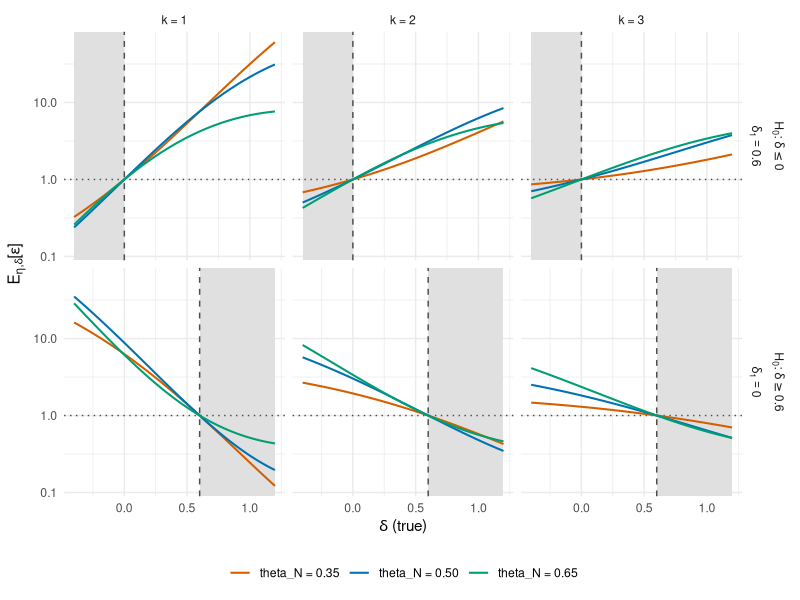
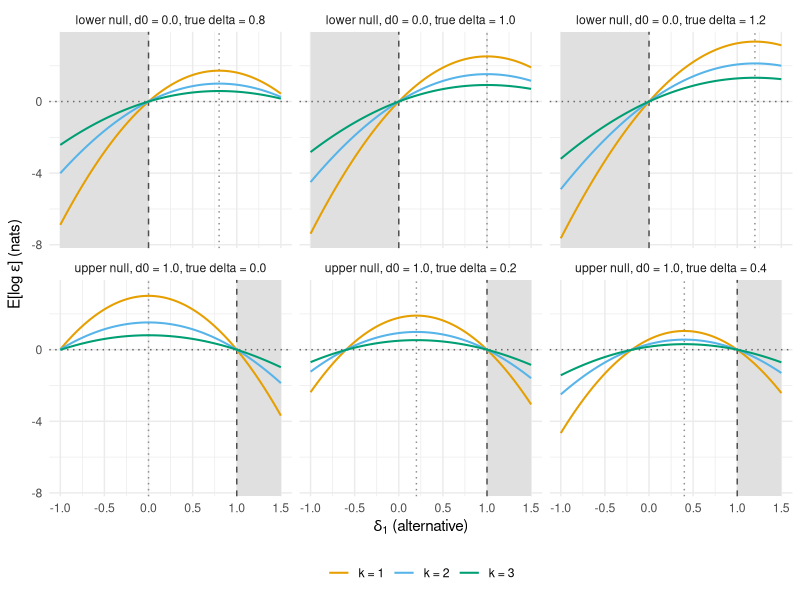
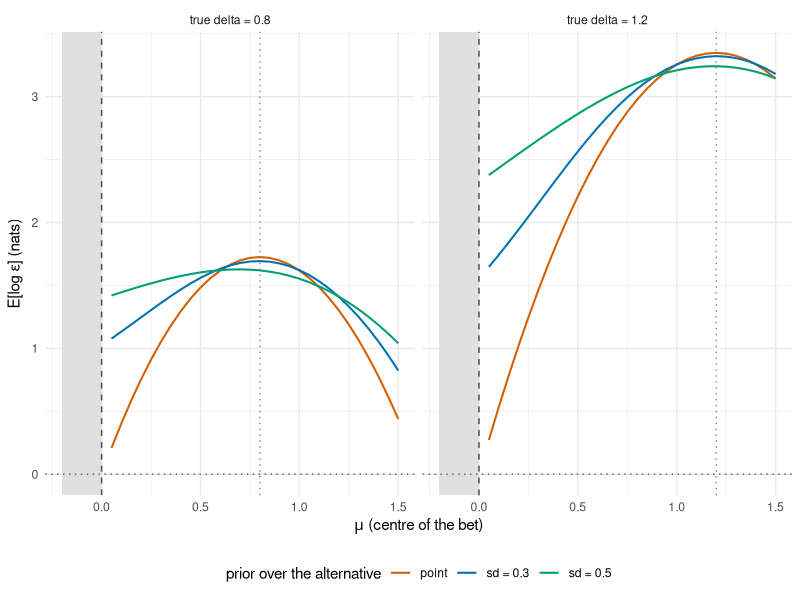

Source code (R) for these figures, in order:

################################################################################
## Simulation subsection: exact evaluation of the conditional hot-hand e-value.
##
##   eps_{d0,d1}(x) = ( Z_{d0}(h,nH) / Z_{d1}(h,nH) ) * exp( (d1 - d0) * hH(x) )
##
##   point null   D = {d0}           any d1 != d0
##   lower null   D = (-Inf, d0]     valid iff d1 > d0   (test FOR the hot hand)
##   upper null   D = [d0, +Inf)     valid iff d1 < d0   (test AGAINST it)
##
## Everything here is EXACT. The count table N(h, nH, hH) is built by the
## recursion of the appendix, so Z_delta, Lambda', the cell probabilities and
## hence E[eps] and E[log eps] are finite sums with no Monte Carlo error. The
## only randomness in the whole script is in Figure 5, where the DATA GENERATING
## law is outside the model and has to be simulated; the e-value itself is still
## read off the exact table there.
##
## Blocks:
##   0. recursion, cell table, exact functionals
##   1. validation: recursion against brute-force enumeration at small n
##   F1 validity and exactness in both directions, and the role of eta
##   F2 e-power against the alternative magnitude d1
##   F3 point bet against mixture bets, swept over the centre of the bet
################################################################################

RUN_VALIDATION <- TRUE

n_main    <- 100
k_values  <- c(1, 2, 3)
theta_main <- 0.50

if (!requireNamespace("ggplot2", quietly = TRUE))
  stop("Install ggplot2 first:  install.packages('ggplot2')")
library(ggplot2)

k_colours <- c("1" = "#E69F00", "2" = "#56B4E9", "3" = "#009E73")
k_labels  <- c("1" = "k = 1", "2" = "k = 2", "3" = "k = 3")
th_colours <- c("0.35" = "#D55E00", "0.5" = "#0072B2", "0.65" = "#009E73")
th_labels  <- c("0.35" = "theta_N = 0.35", "0.5" = "theta_N = 0.50",
                "0.65" = "theta_N = 0.65")

## ============================ 0. PRIMITIVES ===================================
logit_inv <- function(z) 1 / (1 + exp(-z))

## trailing run of hits in the prefix, capped at k: the only thing about the
## prefix that the hotness of any later trial depends on
trail_run <- function(prefix, k) {
  r <- 0L
  for (j in k:1) if (prefix[j] == 1L) r <- r + 1L else break
  r
}

## Recursion of the appendix. N_t(r, h, nH, hH) counts sequences of the first t
## trials with trailing hit run min(r,k) and post-prefix counts (h, nH, hH).
## Before trial t all three counts are at most t-1-k, which is why every slice
## below is restricted to 1:u with u = t-k: that restriction is what keeps the
## cost at O(n^4) element operations rather than O(n^4) with a full array each
## step.
count_table <- function(n, k, prefix) {
  m  <- n - k
  r0 <- trail_run(prefix, k)
  N <- array(0, dim = c(k + 1L, m + 1L, m + 1L, m + 1L))
  N[r0 + 1L, 1L, 1L, 1L] <- 1
  for (t in (k + 1L):n) {
    u <- t - k
    B <- array(0, dim = dim(N))
    for (r in 0:k) {
      src <- N[r + 1L, 1:u, 1:u, 1:u, drop = FALSE]
      if (all(src == 0)) next
      src <- array(src, dim = c(u, u, u))
      rp  <- min(r + 1L, k)
      if (r == k) {                                   # trial t is Hot
        B[k + 1L, 2:(u + 1L), 2:(u + 1L), 2:(u + 1L)] <-
          B[k + 1L, 2:(u + 1L), 2:(u + 1L), 2:(u + 1L)] + src   # hit
        B[1L, 1:u, 2:(u + 1L), 1:u] <-
          B[1L, 1:u, 2:(u + 1L), 1:u] + src                     # miss
      } else {                                        # trial t is Neutral
        B[rp + 1L, 2:(u + 1L), 1:u, 1:u] <-
          B[rp + 1L, 2:(u + 1L), 1:u, 1:u] + src                # hit
        B[1L, 1:u, 1:u, 1:u] <-
          B[1L, 1:u, 1:u, 1:u] + src                            # miss
      }
    }
    N <- B
  }
  apply(N, c(2, 3, 4), sum)          # N[h+1, nH+1, hH+1]
}

## The cell table. One row per non-empty cell (h, nH), holding the log counts of
## each value of hH. Everything downstream is vectorised over these rows, which
## is what makes a grid of a few hundred deltas cheap.
build_cells <- function(n, k, prefix = rep(1L, k)) {
  m <- n - k
  N <- count_table(n, k, prefix)
  mass <- apply(N, c(1, 2), sum)
  sel  <- which(mass > 0, arr.ind = TRUE)
  W <- matrix(0, nrow(sel), m + 1L)
  for (i in seq_len(nrow(sel))) W[i, ] <- N[sel[i, 1], sel[i, 2], ]
  logW <- log(W)                       # -Inf where a value of hH is impossible
  list(n = n, k = k, m = m,
       h = as.numeric(sel[, 1] - 1L), nH = as.numeric(sel[, 2] - 1L),
       v = 0:m, logW = logW, ncell = nrow(sel),
       idx = { M <- matrix(NA_integer_, m + 1L, m + 1L)
       M[sel] <- seq_len(nrow(sel)); M })
}

## log Z_delta and Lambda'(delta) for every cell at once, cached on delta.
lam_env <- new.env(hash = TRUE, parent = emptyenv())
lam <- function(CL, d) {
  key <- sprintf("%d|%d|%.10f", CL$n, CL$k, d)
  if (exists(key, envir = lam_env, inherits = FALSE)) return(get(key, envir = lam_env))
  A  <- sweep(CL$logW, 2, d * CL$v, "+")
  mx <- apply(A, 1, max)
  E  <- exp(A - mx)
  s  <- rowSums(E)
  out <- list(L = mx + log(s), Lp = as.numeric(E %*% CL$v) / s)
  assign(key, out, envir = lam_env)
  out
}
## conditional pmf of hH within each cell under delta: rows sum to one
cond_hH <- function(CL, d) {
  A  <- sweep(CL$logW, 2, d * CL$v, "+")
  mx <- apply(A, 1, max)
  E  <- exp(A - mx)
  E / rowSums(E)
}

## log P_{eta,delta}( X in cell ), for every cell
cell_logmass <- function(CL, eta, delta) {
  eta * CL$h -
    CL$nH * log((1 + exp(eta + delta)) / (1 + exp(eta))) -
    CL$m * log(1 + exp(eta)) +
    lam(CL, delta)$L
}

## E_{eta,delta}[ eps_{d0,d1} ]. Equals 1 at delta = d0 for every eta.
mean_eps <- function(CL, eta, delta, d0, d1) {
  a  <- d1 - d0
  lp <- cell_logmass(CL, eta, delta)
  ce <- lam(CL, d0)$L - lam(CL, d1)$L + lam(CL, delta + a)$L - lam(CL, delta)$L
  sum(exp(lp + ce))
}
## E_{eta,delta}[ log eps_{d0,d1} ], the e-power
epower <- function(CL, eta, delta, d0, d1) {
  a  <- d1 - d0
  lp <- cell_logmass(CL, eta, delta)
  sum(exp(lp) * (lam(CL, d0)$L - lam(CL, d1)$L + a * lam(CL, delta)$Lp))
}
## the same two quantities for a mixture over d1 with weights w on the grid dj
mean_eps_mix <- function(CL, eta, delta, d0, dj, w)
  sum(w * vapply(dj, function(d1) mean_eps(CL, eta, delta, d0, d1), numeric(1)))

epower_mix <- function(CL, eta, delta, d0, dj, w) {
  lp <- cell_logmass(CL, eta, delta)
  P  <- cond_hH(CL, delta)
  L0 <- lam(CL, d0)$L
  ## log eps at every (cell, hH), assembled by a two pass log-sum-exp over dj
  mx <- matrix(-Inf, CL$ncell, CL$m + 1L)
  for (j in seq_along(dj)) {
    Mj <- (L0 - lam(CL, dj[j])$L) + outer(rep(1, CL$ncell), (dj[j] - d0) * CL$v)
    mx <- pmax(mx, Mj)
  }
  S <- matrix(0, CL$ncell, CL$m + 1L)
  for (j in seq_along(dj)) {
    Mj <- (L0 - lam(CL, dj[j])$L) + outer(rep(1, CL$ncell), (dj[j] - d0) * CL$v)
    S  <- S + w[j] * exp(Mj - mx)
  }
  sum(exp(lp) * rowSums(P * (mx + log(S))))
}

## truncated normal weights on a grid, restricted to the admissible side of d0
mix_weights <- function(mu, sd, d0, side = c("lower", "upper"),
                        grid = seq(-3, 3, by = 0.02)) {
  side <- match.arg(side)
  g <- if (side == "lower") grid[grid > d0] else grid[grid < d0]
  w <- dnorm(g, mu, sd)
  list(d = g, w = w / sum(w))
}

CELLS <- list()
for (k in k_values) {
  cat(sprintf("building exact cell table: n = %d, k = %d ... ", n_main, k))
  t0 <- proc.time()[3]
  CELLS[[as.character(k)]] <- build_cells(n_main, k)
  cat(sprintf("%d cells, %.1fs\n", CELLS[[as.character(k)]]$ncell, proc.time()[3] - t0))
}
eta_of <- function(th) log(th / (1 - th))

## ======================= 1. VALIDATION OF THE RECURSION =======================
## Brute-force enumeration is used here and nowhere else: at n = 14 the whole
## sample space fits in memory, so the recursion can be checked exactly rather
## than plotted.
if (RUN_VALIDATION) {
  cat("\n---- validation ----\n")
  enum_table <- function(n, k, prefix) {
    m <- n - k
    G <- as.matrix(expand.grid(rep(list(c(0L, 1L)), m)))
    X <- cbind(matrix(as.integer(prefix), nrow(G), k, byrow = TRUE), G)
    A <- X[, 1:m, drop = FALSE]
    if (k >= 2) for (j in 2:k) A <- A * X[, j:(m + j - 1), drop = FALSE]
    Hot  <- A == 1
    post <- X[, (k + 1):n, drop = FALSE]
    N <- array(0, dim = c(m + 1L, m + 1L, m + 1L))
    h  <- rowSums(post); nH <- rowSums(Hot); hH <- rowSums(Hot * post)
    for (i in seq_len(nrow(X))) N[h[i] + 1, nH[i] + 1, hH[i] + 1] <-
      N[h[i] + 1, nH[i] + 1, hH[i] + 1] + 1
    N
  }
  for (cfg in list(list(14, 1, c(1L)), list(14, 2, c(1L, 1L)),
                   list(14, 3, c(1L, 1L, 1L)), list(13, 2, c(0L, 1L)))) {
    n <- cfg[[1]]; k <- cfg[[2]]; pf <- cfg[[3]]
    d <- max(abs(count_table(n, k, pf) - enum_table(n, k, pf)))
    cat(sprintf("  n=%d k=%d prefix=(%s): max |recursion - enumeration| = %g\n",
                n, k, paste(pf, collapse = ""), d))
  }
  cat("\n  exactness at the boundary, n = 100 (target: mass 1, E[eps] 1)\n")
  for (k in k_values) for (th in c(0.35, 0.50, 0.65)) {
    CL <- CELLS[[as.character(k)]]; e <- eta_of(th)
    cat(sprintf("    k=%d theta_N=%.2f  mass=%.12f  E[eps | delta=d0=0]=%.12f\n",
                k, th, sum(exp(cell_logmass(CL, e, 0))),
                mean_eps(CL, e, 0, 0, 0.6)))
  }
}

## ================== F1: VALIDITY IN BOTH DIRECTIONS ===========================
## Rows: the two one-sided nulls. Columns: k. Colour: theta_N. The three colours
## must meet at delta = d0 and separate everywhere else, which is the picture of
## "exactness is free of the baseline skill, power is not".
dir_spec <- list(
  lower = list(d0 = 0.0, d1 = 0.6,
               lab = "atop(H[0]*': '*delta<=0, delta[1]==0.6)"),
  upper = list(d0 = 0.6, d1 = 0.0,
               lab = "atop(H[0]*': '*delta>=0.6, delta[1]==0)")
)
delta_grid_F1 <- seq(-0.4, 1.2, by = 0.02)
theta_grid_F1 <- c(0.35, 0.50, 0.65)

F1 <- do.call(rbind, lapply(names(dir_spec), function(sd_) {
  sp <- dir_spec[[sd_]]
  do.call(rbind, lapply(k_values, function(k) {
    CL <- CELLS[[as.character(k)]]
    do.call(rbind, lapply(theta_grid_F1, function(th) {
      e <- eta_of(th)
      data.frame(delta = delta_grid_F1,
                 mean_e = vapply(delta_grid_F1, function(dt)
                   mean_eps(CL, e, dt, sp$d0, sp$d1), numeric(1)),
                 k = factor(k), theta = factor(th), side = sd_,
                 d0 = sp$d0, lab = sp$lab)
    }))
  }))
}))

rect_F1 <- data.frame(
  side = c("lower", "upper"),
  lab  = vapply(dir_spec, function(z) z$lab, character(1)),
  xmin = c(min(delta_grid_F1), 0.6),
  xmax = c(0.0, max(delta_grid_F1)),
  d0   = c(0.0, 0.6))
rect_F1 <- merge(rect_F1, expand.grid(k = factor(k_values)), by = NULL)

pF1 <- ggplot(F1, aes(delta, mean_e, colour = theta)) +
  geom_rect(data = rect_F1, inherit.aes = FALSE,
            aes(xmin = xmin, xmax = xmax, ymin = 0, ymax = Inf),
            fill = "grey88") +
  geom_hline(yintercept = 1, linetype = "dotted", colour = "grey30") +
  geom_vline(aes(xintercept = d0), linetype = "dashed", colour = "grey30") +
  geom_line(linewidth = 0.7) +
  facet_grid(lab ~ k, labeller = labeller(lab = label_parsed,
                                          k = as_labeller(k_labels))) +
  scale_colour_manual(values = th_colours, labels = th_labels, name = NULL) +
  scale_y_log10() +
  labs(x = expression(delta~"(true)"),
       y = expression(E[eta*","*delta]*"["*epsilon*"]")) +
  #subtitle = sprintf("exact, n = %d, all-hits prefix; shaded region is the null, the three curves meet only at the boundary", n_main)) +
  theme_minimal(base_size = 11) + theme(legend.position = "bottom")
print(pF1)

## ================== F2: THE COST OF THE ALTERNATIVE ===========================
## The peak sits at d1 = delta_true, because on each cell the e-power is
## Lam(d0) - Lam(d1) + (d1 - d0) Lam'(delta_true), whose derivative in d1 is
## Lam'(delta_true) - Lam'(d1), and Lam'' > 0 makes the root unique.
##
## The d1 grids below are deliberately extended PAST d0 into the inadmissible
## side (d1 <= d0 for the lower null, d1 >= d0 for the upper null): a one-sided
## test that "bets" on the wrong side of d0 is not a valid test, and shading
## that zone (as in F1) makes the boundary visible instead of just plotting
## only the admissible side.
## Both grids now share the SAME absolute range, [-1.00, 1.50], covering the
## union of what each row needs. d1 is the same kind of quantity (a shift on
## the delta scale) in both the lower and upper null tests, so putting both
## rows on one shared axis makes slopes/steepness directly comparable between
## rows -- not just within a row. The cost: each row's peak gets a bit less
## zoom than it had on its own tighter range.
F2_x_range <- c(-1.00, 1.50)
F2_spec <- list(
  list(side = "lower", d0 = 0.0, truths = c(0.8, 1.0, 1.2),
       d1 = seq(F2_x_range[1], F2_x_range[2], by = 0.025)),
  list(side = "upper", d0 = 1.0, truths = c(0.0, 0.2, 0.4),
       d1 = seq(F2_x_range[1], F2_x_range[2], by = 0.025))
)
F2 <- do.call(rbind, lapply(F2_spec, function(sp)
  do.call(rbind, lapply(k_values, function(k) {
    CL <- CELLS[[as.character(k)]]; e <- eta_of(theta_main)
    do.call(rbind, lapply(sp$truths, function(dt)
      data.frame(d1 = sp$d1,
                 epow = vapply(sp$d1, function(d1)
                   epower(CL, e, dt, sp$d0, d1), numeric(1)),
                 delta_true = dt, k = factor(k), d0 = sp$d0,
                 panel = sprintf("%s null, d0 = %.1f, true delta = %.1f",
                                 sp$side, sp$d0, dt))))
  }))))

cat("\n---- F2: where the e-power peaks (should equal the true delta) ----\n")
for (p in unique(F2$panel)) for (kk in levels(F2$k)) {
  s <- subset(F2, panel == p & k == kk)
  cat(sprintf("  %-44s k=%s  peak at d1 = %+.3f (true %+.2f), value %.4f\n",
              p, kk, s$d1[which.max(s$epow)], s$delta_true[1], max(s$epow)))
}

## Lower-null shading now extends to the full grid boundary (-1.00), since the
## grid itself was widened to match the upper row; the null side is still
## everything with d1 <= d0, just plotted over a longer stretch now.
rect_F2 <- data.frame(
  panel = c("lower null, d0 = 0.0, true delta = 0.8",
            "lower null, d0 = 0.0, true delta = 1.0",
            "lower null, d0 = 0.0, true delta = 1.2",
            "upper null, d0 = 1.0, true delta = 0.0",
            "upper null, d0 = 1.0, true delta = 0.2",
            "upper null, d0 = 1.0, true delta = 0.4"),
  xmin = c(F2_x_range[1], F2_x_range[1], F2_x_range[1], 1.00, 1.00, 1.00),
  xmax = c(0.00, 0.00, 0.00, F2_x_range[2], F2_x_range[2], F2_x_range[2]),
  d0   = c(0.0, 0.0, 0.0, 1.0, 1.0, 1.0))

## No manual scale_y_continuous(limits=...) here: those numbers were tuned for
## the previous truths/d0 and would silently clip the new panels (truths now
## run up to 1.2 against d0 = 1.0, a different e-power range). facet_wrap with
## no "scales" argument gives every panel the same, data-driven x- AND y-axis
## now -- fully comparable across all 6 panels, top row and bottom row alike.
pF2 <- ggplot(F2, aes(d1, epow, colour = k)) +
  geom_rect(data = rect_F2, inherit.aes = FALSE,
            aes(xmin = xmin, xmax = xmax, ymin = -Inf, ymax = Inf),
            fill = "grey88") +
  geom_hline(yintercept = 0, linetype = "dotted", colour = "grey40") +
  geom_vline(aes(xintercept = d0), linetype = "dashed", colour = "grey30") +
  geom_vline(aes(xintercept = delta_true), linetype = "dotted", colour = "grey55") +
  geom_line(linewidth = 0.7) +
  facet_wrap(~ panel, nrow = 2) +
  scale_colour_manual(values = k_colours, labels = k_labels, name = NULL) +
  labs(x = expression(delta[1]~"(alternative)"),
       y = expression(E*"["*log~epsilon*"]"~"(nats)"))+
       #subtitle = "exact; shaded region is inadmissible (wrong side of d0), peak sits at the true delta") +
  theme_minimal(base_size = 11) + theme(legend.position = "bottom")
print(pF2)

## ============ F3: POINT BET AGAINST MIXTURE BETS, SWEPT OVER THE CENTRE =======
## Sweeping the truth confounds two things. Sweeping the centre mu of the bet at
## a fixed truth is the comparison that isolates what the spread buys.
##
## mu is extended down to -0.50 (past d0 = 0) so the null side (mu <= d0, i.e.
## centring the bet on or below the null) is visible and can be shaded, exactly
## as in F1. The mixture weights themselves stay truncated to the admissible
## side (d1 > d0) via mix_weights(), so a mixture centred at a negative mu just
## becomes a weak, near-degenerate bet piled up near d1 = 0 -- which is itself
## informative to see.
F3_mu     <- seq(0.05, 1.50, by = 0.05)
F3_sd     <- c(0, 0.3, 0.5)
F3_truths <- c(0.8, 1.2)
F3_k      <- 1
CL3 <- CELLS[[as.character(F3_k)]]; eta3 <- eta_of(theta_main)

F3 <- do.call(rbind, lapply(F3_truths, function(dt)
  do.call(rbind, lapply(F3_sd, function(s)
    data.frame(mu = F3_mu, sd = factor(s), delta_true = dt,
               epow = vapply(F3_mu, function(mu) {
                 if (s == 0) return(epower(CL3, eta3, dt, 0, mu))
                 mw <- mix_weights(mu, s, 0, "lower")
                 epower_mix(CL3, eta3, dt, 0, mw$d, mw$w)
               }, numeric(1)))))))

cat("\n---- F3: e-power at the correct centre, and the hedge premium ----\n")
for (dt in F3_truths) {
  s0 <- subset(F3, delta_true == dt & sd == "0"   & abs(mu - dt) < 1e-9)$epow
  for (s in F3_sd[-1]) {
    ss <- subset(F3, delta_true == dt & sd == as.character(s) & abs(mu - dt) < 1e-9)$epow
    cat(sprintf("  true delta = %.1f: point %.4f, sd = %.1f %.4f (%.1f%% of the point bet)\n",
                dt, s0, s, ss, 100 * ss / s0))
  }
}

## Null region shaded as mu <= d0 = 0 (betting centred on or past the null),
## and the two facets now share a fixed y-scale by default (facet_wrap with no
## "scales" argument), so e-power is directly comparable between the two true-
## delta panels, exactly as requested for F1.
rect_F3 <- data.frame(delta_true = F3_truths, xmin = -0.2, xmax = 0)

pF3 <- ggplot(F3, aes(mu, epow, colour = sd)) +
  geom_rect(data = rect_F3, inherit.aes = FALSE,
            aes(xmin = xmin, xmax = xmax, ymin = -Inf, ymax = Inf),
            fill = "grey88") +
  geom_hline(yintercept = 0, linetype = "dotted", colour = "grey40") +
  geom_vline(xintercept = 0, linetype = "dashed", colour = "grey30") +
  geom_vline(aes(xintercept = delta_true), linetype = "dotted", colour = "grey55") +
  geom_line(linewidth = 0.7) +
  facet_wrap(~ delta_true,
             labeller = as_labeller(setNames(
               paste0("true delta = ", F3_truths), F3_truths))) +
  scale_colour_manual(values = c("0" = "#D55E00", "0.3" = "#0072B2", "0.5" = "#009E73"),
                      labels = c("0" = "point", "0.3" = "sd = 0.3", "0.5" = "sd = 0.5"),
                      name = "prior over the alternative") +
  labs(x = expression(mu~"(centre of the bet)"),
       y = expression(E*"["*log~epsilon*"]"~"(nats)"))+
       #subtitle = "exact, n = 100, k = 1, d0 = 0; shaded region is the null side of the bet (mu <= d0)") +
  theme_minimal(base_size = 11) + theme(legend.position = "bottom")
print(pF3)
